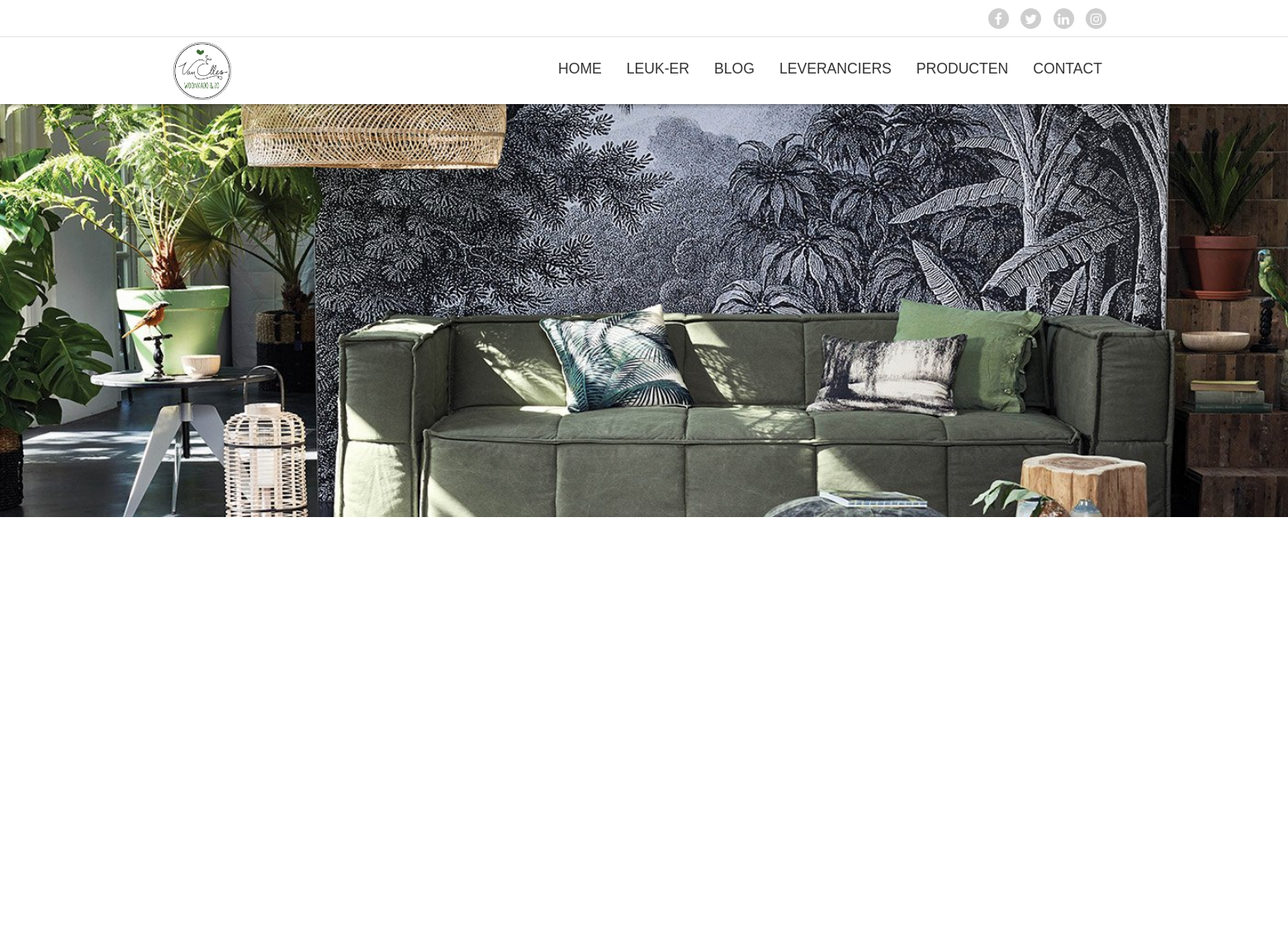
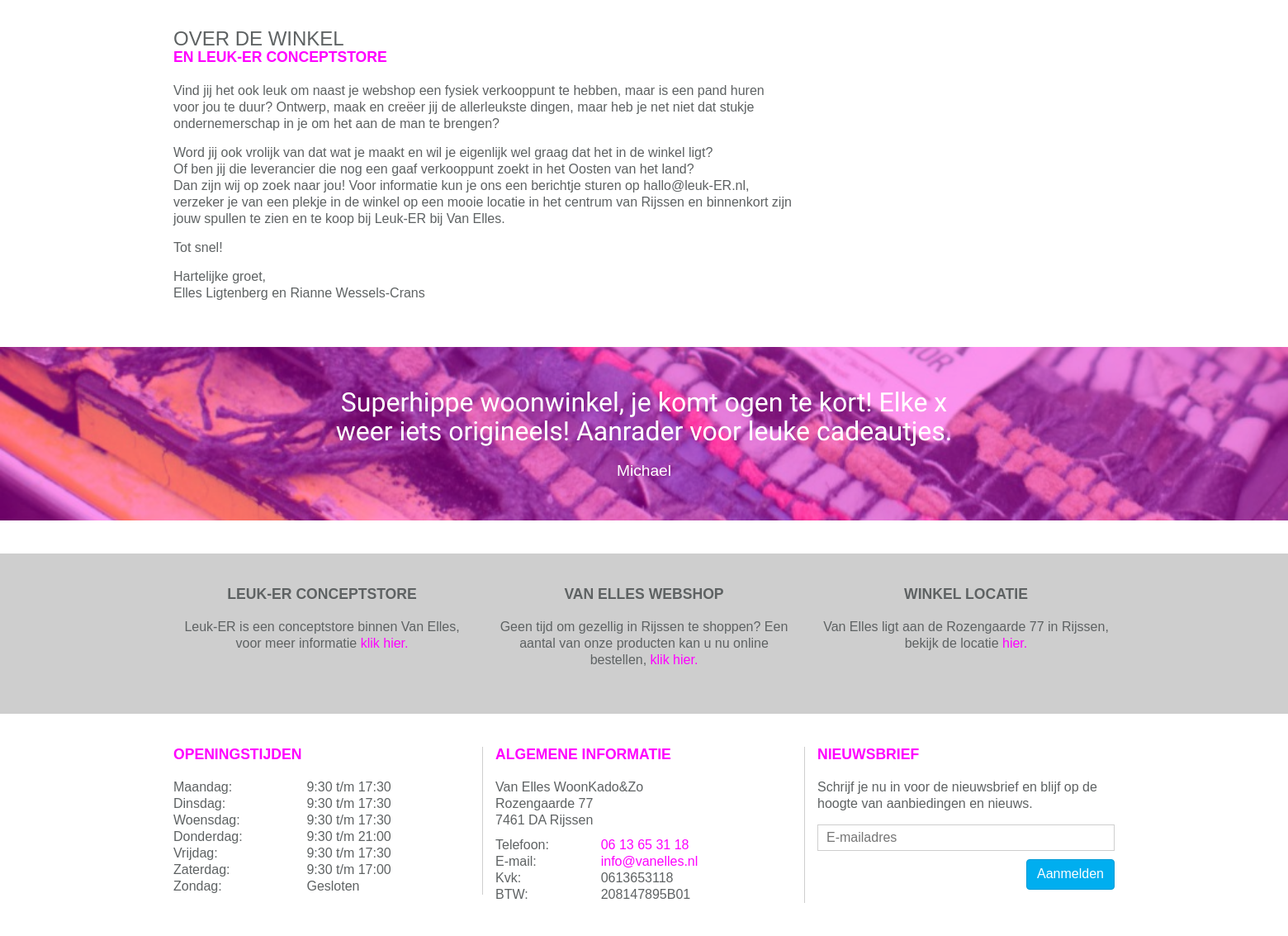
The page / on the database its author committed (2 pictures, top to bottom).
### tables this page shows
CREATE TABLE `page` (
  `id` int(11) NOT NULL,
  `pagetitle` varchar(100) NOT NULL,
  `title` varchar(100) NOT NULL,
  `subtitle` varchar(100) DEFAULT NULL,
  `inhoud` mediumtext,
  `description` varchar(2000) DEFAULT NULL,
  `kernwoorden` varchar(150) DEFAULT NULL,
  `active` int(1) DEFAULT '1' COMMENT '1 = actief, 0 = inactief',
  `datum` datetime DEFAULT CURRENT_TIMESTAMP ON UPDATE CURRENT_TIMESTAMP,
  `image` varchar(45) DEFAULT NULL,
  `Module_id` int(11) NOT NULL,
  `user_id` int(11) NOT NULL,
  `url` varchar(50) NOT NULL,
  `page_order` int(11) NOT NULL DEFAULT '99'
);

CREATE TABLE `review` (
  `review_id` int(11) NOT NULL,
  `quote` varchar(200) NOT NULL,
  `rating` int(1) NOT NULL,
  `user_id` int(11) NOT NULL,
  `datum` datetime NOT NULL DEFAULT CURRENT_TIMESTAMP,
  `active` int(1) NOT NULL DEFAULT '0' COMMENT '0 = Niet geaccepteerd, 1 = geaccepteerd'
);

CREATE TABLE `user` (
  `user_id` int(11) NOT NULL,
  `email` varchar(45) NOT NULL,
  `first_name` varchar(45) DEFAULT NULL,
  `insertion` varchar(45) DEFAULT NULL,
  `last_name` varchar(45) DEFAULT NULL,
  `birthday` date DEFAULT NULL,
  `phonenumber` int(12) DEFAULT NULL,
  `city` varchar(45) DEFAULT NULL,
  `address` varchar(45) DEFAULT NULL,
  `zipcode` varchar(45) DEFAULT NULL,
  `role` int(11) NOT NULL DEFAULT '2',
  `newsletter` int(1) NOT NULL DEFAULT '0' COMMENT '0=nee, 1=ja',
  `verwijderd` int(1) NOT NULL DEFAULT '0' COMMENT '0=nee, 1=ja'
);

### index.php (called while the page is built, shortened)
<?php
include_once('admin/classes/connection.class.php');
include_once('admin/classes/page.class.php');
$page = new Page();
if(isset($_GET['page'])) {
    $pageContent = $page->getPageByUrl(htmlentities($_GET['page']));
    if(!$pageContent) {
        $pageContent = [
            "pagetitle"     => "Oepss 404",
            "title"         => "Oepss, 404",
            "subtitle"      => "Deze pagina bestaat helaas niet.",
            "inhoud"        => "",
            "description"   => "",
            "kernwoorden"   => "",
            "path"          => "404.php"
        ];
    }
} else {
    $pageContent = $page->getFirstPageBy();
}
include_once('includes/header.php');
include_once('module/'.$pageContent['path']);
include_once('includes/footer.php');

### admin/classes/page.class.php (called while the page is built, shortened)
<?php
class Page {
    private $_db;
    public function __construct()
    {
        $this->_db = new Connection();
        $this->_db = $this->_db->databaseConnection();
    }
    public function getFirstPageBy() {
        try {
            $query = $this->_db->prepare('
                    SELECT pagetitle, title, subtitle, inhoud, description, kernwoorden, path
                    FROM page p
                    JOIN Module m ON p.Module_id = m.id
                    LIMIT 1;
                ');
            if($query->execute()) {
                if($query->rowCount() > 0) {
                    return $content = $query->fetchAll()[0];
                } else {
                    return false;
                }
            } else {
                return false;
            }
        } catch (PDOexception $e) {
            return false;
        }
    }
    public function getMenuItems() {
        try {
            $query = $this->_db->prepare('
                    SELECT pagetitle, url FROM page
                    WHERE active = 1
                    ORDER BY page_order, id;
                ');
            if($query->execute()) {
                return $content = $query->fetchAll();
            } else {
                return false;
            }
        } catch (PDOException $e) {
            return false;
        }
    }
}

### admin/classes/connection.class.php (called while the page is built, shortened)
<?php
class Connection {
    public function databaseConnection() {
        try {
            $this->_db = new PDO('mysql:host=localhost;dbname=vanelles', 'root', '');
            return $this->_db;
        } catch (PDOException $e) {
            echo "<h3>Let op</h3>Er is helaas een probleem met het verbinden van de server, probeer het later nog eens.";
            exit;
        }
    }
}

### admin/classes/content.class.php (called while the page is built, shortened)
<?php
class Content
{
    private $_db;
    public function __construct()
    {
        $this->_db = new Connection();
        $this->_db = $this->_db->databaseConnection();
    }
    public function getOneRandomReview()
    {
        try {
            $query = $this->_db->prepare('
                    SELECT * FROM review JOIN user ON review.user_id=user.user_id WHERE active=1 ORDER BY RAND() LIMIT 1;
                ');
            if ($query->execute()) {
                if ($query->rowCount() > 0) {
                    return $content = $query->fetchAll()[0];
                } else {
                    return false;
                }
            } else {
                echo $query->errorInfo();
                return false;
            }
        } catch (PDOexception $e) {
            echo $e->getMessage();
            return false;
        }
    }
}
?>

### module/homepage.php (the view, shortened to what this page needs)
<?php require_once 'includes/header.php'; ?>
<div id="content">
    <div id="main-slider">
        <div>
            <div class="slide" style="background-image: url('<?php echo constant("local_url"); ?>images/hk-living-banner_2048x2048.jpg')">
            </div>
        </div>
    </div>
    <div class="container">
        <div class="row">
            <section class="col-md-8 col-sm-7 col-xs-12 marbot">
                <div class="ptitle">
                    <h1><?php echo $pageContent['title']; ?></h1>
                    <h2><?php echo $pageContent['subtitle']; ?></h2>
                </div>
                <?php echo $pageContent['inhoud']; ?>
            </section>
            <aside class="col-md-4 col-sm-5 col-xs-12 marbot">
            </aside>
        </div>
    </div>
    <?php require_once 'includes/quote.php'; ?>
</div>
<?php require_once 'includes/footer.php'; ?>

### includes/menu.php (shortened to what this page needs)
<ul id="main-menu">
    <?php
    $menuitems = $page->getMenuItems();
    foreach ($menuitems as $item) {
        $title = $item['pagetitle'];
        $url = constant("local_url").$item['url'];
        echo "<li><a href='$url'>$title</a></li>";
    }
    ?>
</ul>

### includes/quote.php (shortened to what this page needs)
<?php
    require_once 'admin/classes/connection.class.php';
    require_once 'admin/classes/content.class.php';
    $content = new Content();
    $random = $content->getOneRandomReview();
    ?>
<?php if ($random){?>
        <div id="main-quote" style="background-image: url('images/stbr2.jpg');">
            <div class="overlay"></div>
            <div class="container">
                <div class="row">
                    <div class="col-md-8 col-sm-10 col-xs-12 col-md-offset-2 col-sm-offset-1">
                        <div id="quote-slider">
                            <div>
                               <?php
                                    $naamprint = $random["first_name"];
                                    $quoteprint = $random["quote"];
                                    print("<div class='quote'>" . $quoteprint . "<br>");
                                    print("</div>");
                                    print("<div class='naam'>" . $naamprint . "</div>");
                                 ?>
                            </div>
                        </div>
                    </div>
                </div>
            </div>
        </div>
<?php } else {
    print("<div class='quote'>hoi</div>");
} ?>

### css/lightbox.css (style rules this page uses)
body:after { content: url(../images/close.png) url(../images/loading.gif) url(../images/prev.png) url(../images/next.png); display: none; }

### css/main.css (style rules this page uses)
body { font-family: "Century Gothic", CenturyGothic, AppleGothic, sans-serif; font-size: 16px; font-style: normal; font-variant: normal; font-weight: 400; line-height: 20px; color: #5e6263; overflow-x: hidden; background-color: #fff; padding-top: 126px; }
.ptitle { margin-bottom: 20px; }
.ptitle h1 { font-size: 1.5em; color: #5e6263; text-transform: uppercase; margin: 0; font-family: Josefin Sans, sans-serif; }
.ptitle h2 { font-size: 1.1em; color: #ff00ff; text-transform: uppercase; margin: 0; font-family: Josefin Sans, sans-serif; font-weight: bold; }
.marbot { margin-bottom: 40px; }
p { margin-bottom: 15px; }
#main-menu { list-style: none; padding: 0; margin: 0; float: right; }
#main-menu > li { display: inline-block; }
#main-menu > li > a { display: block; text-transform: uppercase; font-size: 1.1em; padding: 28px 15px; color: #333; font-family: Josefin Sans, sans-serif; }
#main-slider { margin-bottom: 40px; }
#main-slider .slide { background-size: cover; width: 100%; height: 500px; background-position: center; }
#main-quote { width: 100%; background-size: cover; background-position: center; text-align: center; position: relative; margin-bottom: 40px; }
#main-quote .overlay { position: absolute; top: 0; left: 0; width: 100%; height: 100%; background-color: rgba(255,0,255,.4); }
#main-quote .quote { font: 400 100px/1.2 'Merienda One', Helvetica, sans-serif; font-size: 2em; color: #fff; display: block; margin-top: 50px; line-height: 35px; }
#main-quote .naam { display: block; font-family: Josefin Sans, sans-serif; margin-top: 20px; color: #fff; font-size: 1.2em; margin-bottom: 50px; }
@media all and (min-width: 992px) { #main-menu { display: block!important; } }

### rows shown on the page
page: pagetitle "HOME", title "OVER DE WINKEL", subtitle "EN LEUK-ER CONCEPTSTORE", inhoud "Vind jij het ook leuk om naast je webshop een fysiek verkooppunt te hebben, maar is een pand huren voor jou te duur? Ontwerp, maak en creëer jij de allerleukste dingen, maar heb je net niet dat stukje ondernemerschap in je om het aan de man te brengen? Word jij ook vrolijk van dat wat je maakt en wil je eigenlijk wel graag dat het in de winkel ligt? Of ben jij die leverancier die nog een gaaf verkooppunt zoekt in het Oosten van het land? Dan zijn wij op zoek naar jou! Voor informatie kun je ons een berichtje sturen op hallo@leuk-ER.nl, verzeker je van een plekje in de winkel op een mooie locatie in het centrum van Rijssen en binnenkort zijn jouw spullen te zien en te koop bij Leuk-ER bij…"
page: pagetitle "LEUK-ER"
page: pagetitle "BLOG"
page: pagetitle "LEVERANCIERS"
page: pagetitle "PRODUCTEN"
page: pagetitle "CONTACT"
review: quote "Superhippe woonwinkel, je komt ogen te kort! Elke x weer iets origineels! Aanrader voor leuke cadeautjes.", user.first_name "Michael"
